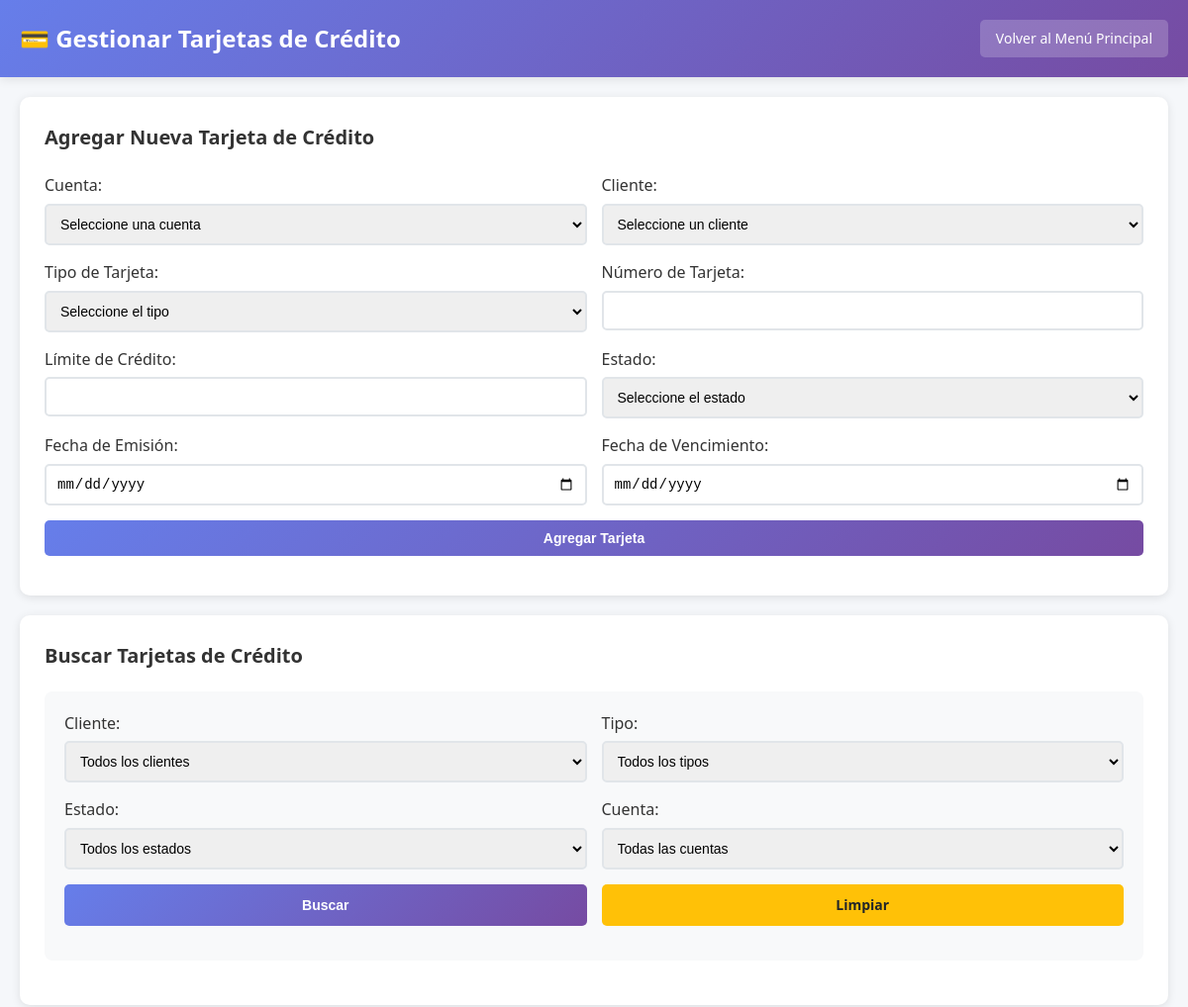
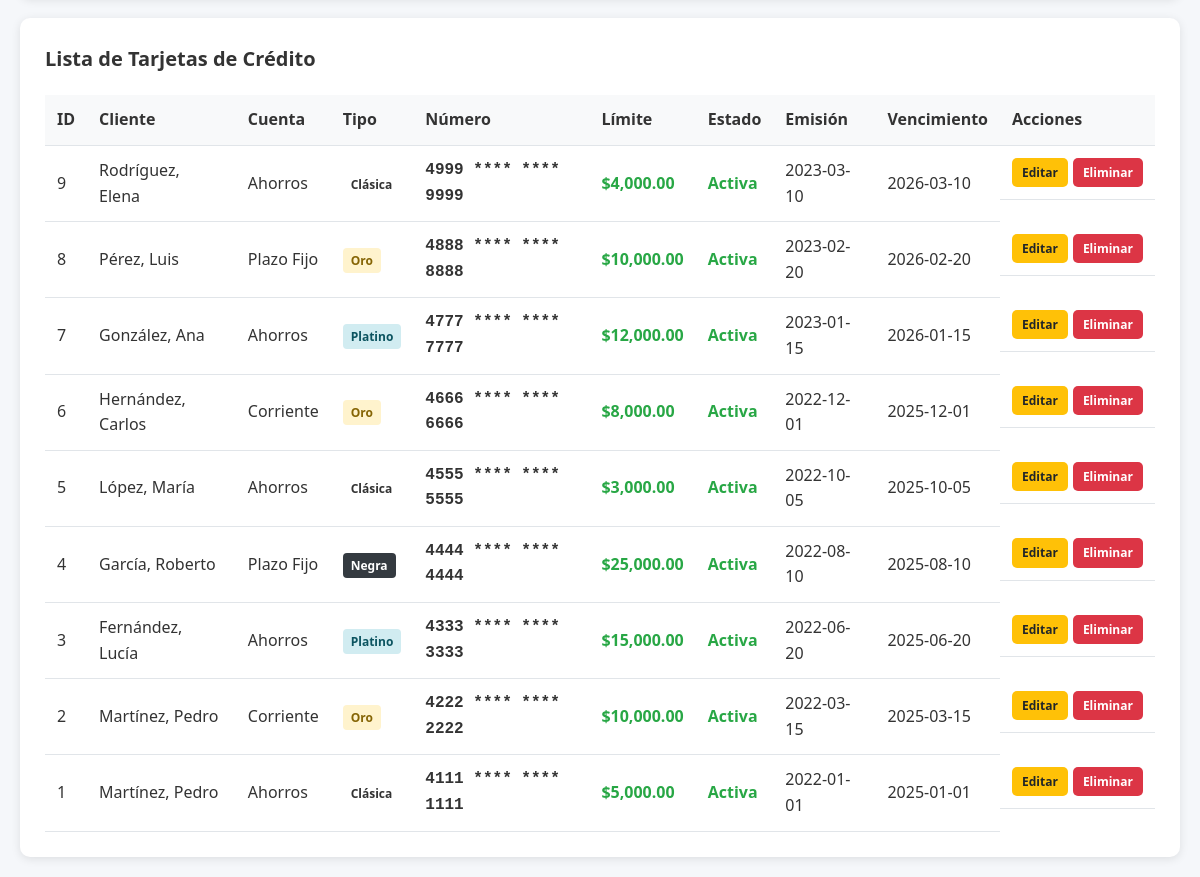
The app's page /crud_tarjetas_credito.php (signed in) with its own data (2 pictures, top to bottom).
### tables this page shows
CREATE TABLE TarjetaCredito (
    tarjeta_id INT AUTO_INCREMENT PRIMARY KEY,
    cuenta_id INT NOT NULL,
    cliente_id INT NOT NULL,
    tipo ENUM('Clásica', 'Oro', 'Platino', 'Negra') NOT NULL,
    numero VARCHAR(16) UNIQUE NOT NULL,
    limite_credito DECIMAL(15,2) NOT NULL,
    fecha_emision DATE NOT NULL,
    fecha_vencimiento DATE NOT NULL,
    estado ENUM('Activa', 'Bloqueada', 'Cancelada') NOT NULL DEFAULT 'Activa',
    FOREIGN KEY (cuenta_id) REFERENCES Cuenta(cuenta_id) ON DELETE CASCADE,
    FOREIGN KEY (cliente_id) REFERENCES Cliente(cliente_id) ON DELETE CASCADE
);

CREATE TABLE Cliente (
    cliente_id INT AUTO_INCREMENT PRIMARY KEY,
    nombre VARCHAR(100) NOT NULL,
    apellido VARCHAR(100) NOT NULL,
    direccion VARCHAR(200),
    telefono VARCHAR(15),
    email VARCHAR(100) UNIQUE,
    fecha_registro DATE NOT NULL DEFAULT CURRENT_DATE
);

CREATE TABLE Cuenta (
    cuenta_id INT AUTO_INCREMENT PRIMARY KEY,
    cliente_id INT NOT NULL,
    sucursal_id INT NOT NULL,
    empleado_id INT NOT NULL,
    tipo ENUM('Ahorros', 'Corriente', 'Plazo Fijo') NOT NULL,
    saldo DECIMAL(15,2) NOT NULL DEFAULT 0.00,
    fecha_apertura DATE NOT NULL DEFAULT CURRENT_DATE,
    estado ENUM('Activa', 'Inactiva', 'Bloqueada') NOT NULL DEFAULT 'Activa',
    FOREIGN KEY (cliente_id) REFERENCES Cliente(cliente_id) ON DELETE CASCADE,
    FOREIGN KEY (sucursal_id) REFERENCES Sucursal(sucursal_id) ON DELETE CASCADE,
    FOREIGN KEY (empleado_id) REFERENCES Empleado(empleado_id) ON DELETE CASCADE
);

### config.php (called while the page is built, shortened)
<?php
function tienePermiso($rol, $accion, $tabla) {
    $matrizPermisos = [
        'Administrador' => [
            'Sucursal' => ['C', 'R', 'U', 'D'],
            'Empleado' => ['C', 'R', 'U', 'D'],
            'Cliente' => ['C', 'R', 'U', 'D'],
            'Cuenta' => ['C', 'R', 'U', 'D'],
            'Transaccion' => ['C', 'R', 'U', 'D'],
            'Prestamo' => ['C', 'R', 'U', 'D'],
            'TarjetaCredito' => ['C', 'R', 'U', 'D'],
            'Usuario' => ['C', 'R', 'U', 'D']
        ],
        'Desarrollador' => [
            'Cuenta' => ['C', 'R', 'U', 'D'],
            'Transaccion' => ['C', 'R', 'U', 'D'],
            'TarjetaCredito' => ['C', 'R', 'U', 'D'],
            'Cliente' => ['R'],
            'Empleado' => ['R']
        ],
        'Supervisor' => [
            'Cuenta' => ['R'],
            'Transaccion' => ['R'],
            'Prestamo' => ['R'],
            'TarjetaCredito' => ['R'],
            'Cliente' => ['R']
        ]
    ];
    return isset($matrizPermisos[$rol][$tabla]) && in_array($accion, $matrizPermisos[$rol][$tabla]);
}
?>

### crud_tarjetas_credito.php (the view, shortened to what this page needs)
<?php
require_once 'config.php';
$rol = $_SESSION['rol'];
$where_clause = "1=1";
$tarjeta_editar = null;
$sql = "SELECT tc.*,
               c.tipo as cuenta_tipo,
               cl.nombre as cliente_nombre, cl.apellido as cliente_apellido
        FROM TarjetaCredito tc
        LEFT JOIN Cuenta c ON tc.cuenta_id = c.cuenta_id
        LEFT JOIN Cliente cl ON tc.cliente_id = cl.cliente_id
        WHERE $where_clause ORDER BY tc.fecha_emision DESC";
$stmt = $conn->prepare($sql);
$stmt->execute();
$result = $stmt->get_result();
$tarjetas = $result->fetch_all(MYSQLI_ASSOC);
function enmascararNumero($numero) {
    return substr($numero, 0, 4) . ' **** **** ' . substr($numero, -4);
}
?>
<!DOCTYPE html>
<html lang="es">
<head>
</head>
<body>
    <div class="header">
        <div class="header-content">
            <h1>💳 Gestionar Tarjetas de Crédito</h1>
            <a href="index.php" class="back-btn">Volver al Menú Principal</a>
        </div>
    </div>
    <div class="container">
        <?php if (tienePermiso($rol, 'C', 'TarjetaCredito') || tienePermiso($rol, 'U', 'TarjetaCredito')): ?>
        <div class="form-section">
            <h2><?php echo $tarjeta_editar ? 'Editar Tarjeta de Crédito' : 'Agregar Nueva Tarjeta de Crédito'; ?></h2>
            <form method="POST">
                <div class="form-row">
                    <div class="form-group">
                        <label for="cuenta_id">Cuenta:</label>
                        <select id="cuenta_id" name="cuenta_id" required>
                            <option value="">Seleccione una cuenta</option>
                        </select>
                    </div>
                    <div class="form-group">
                        <label for="cliente_id">Cliente:</label>
                        <select id="cliente_id" name="cliente_id" required>
                            <option value="">Seleccione un cliente</option>
                        </select>
                    </div>
                </div>
                <div class="form-row">
                    <div class="form-group">
                        <label for="tipo">Tipo de Tarjeta:</label>
                        <select id="tipo" name="tipo" required>
                            <option value="">Seleccione el tipo</option>
                        </select>
                    </div>
                    <div class="form-group">
                        <label for="numero">Número de Tarjeta:</label>
                        <input type="text" id="numero" name="numero" maxlength="16" pattern="\d{16}" value="<?php echo $tarjeta_editar ? htmlspecialchars($tarjeta_editar['numero']) : ''; ?>" required>
                    </div>
                </div>
                <div class="form-row">
                    <div class="form-group">
                        <label for="limite_credito">Límite de Crédito:</label>
                        <input type="number" id="limite_credito" name="limite_credito" step="0.01" min="0" value="<?php echo $tarjeta_editar ? $tarjeta_editar['limite_credito'] : ''; ?>" required>
                    </div>
                    <div class="form-group">
                        <label for="estado">Estado:</label>
                        <select id="estado" name="estado" required>
                            <option value="">Seleccione el estado</option>
                        </select>
                    </div>
                </div>
                <div class="form-row">
                    <div class="form-group">
                        <label for="fecha_emision">Fecha de Emisión:</label>
                        <input type="date" id="fecha_emision" name="fecha_emision" value="<?php echo $tarjeta_editar ? $tarjeta_editar['fecha_emision'] : ''; ?>" required>
                    </div>
                    <div class="form-group">
                        <label for="fecha_vencimiento">Fecha de Vencimiento:</label>
                        <input type="date" id="fecha_vencimiento" name="fecha_vencimiento" value="<?php echo $tarjeta_editar ? $tarjeta_editar['fecha_vencimiento'] : ''; ?>" required>
                    </div>
                </div>
                <div class="form-row">
                    <?php if ($tarjeta_editar): ?>
                        <button type="submit" name="editar" class="btn btn-primary">Actualizar Tarjeta</button>
                        <a href="crud_tarjetas_credito.php" class="btn btn-warning">Cancelar</a>
                    <?php else: ?>
                        <button type="submit" name="agregar" class="btn btn-primary">Agregar Tarjeta</button>
                    <?php endif; ?>
                </div>
            </form>
        </div>
        <?php endif; ?>
        <div class="form-section">
            <h2>Buscar Tarjetas de Crédito</h2>
            <form method="POST" class="search-form">
                <div class="form-row">
                    <div class="form-group">
                        <label for="cliente_id_buscar">Cliente:</label>
                        <select id="cliente_id_buscar" name="cliente_id">
                            <option value="">Todos los clientes</option>
                        </select>
                    </div>
                    <div class="form-group">
                        <label for="tipo_buscar">Tipo:</label>
                        <select id="tipo_buscar" name="tipo">
                            <option value="">Todos los tipos</option>
                        </select>
                    </div>
                </div>
                <div class="form-row">
                    <div class="form-group">
                        <label for="estado_buscar">Estado:</label>
                        <select id="estado_buscar" name="estado">
                            <option value="">Todos los estados</option>
                        </select>
                    </div>
                    <div class="form-group">
                        <label for="cuenta_id_buscar">Cuenta:</label>
                        <select id="cuenta_id_buscar" name="cuenta_id">
                            <option value="">Todas las cuentas</option>
                        </select>
                    </div>
                </div>
                <div class="form-row">
                    <button type="submit" name="buscar" class="btn btn-primary">Buscar</button>
                    <a href="crud_tarjetas_credito.php" class="btn btn-warning">Limpiar</a>
                </div>
            </form>
        </div>
        <div class="table-section">
            <h2>Lista de Tarjetas de Crédito</h2>
            <table>
                <thead>
                    <tr>
                        <th>ID</th>
                        <th>Cliente</th>
                        <th>Cuenta</th>
                        <th>Tipo</th>
                        <th>Número</th>
                        <th>Límite</th>
                        <th>Estado</th>
                        <th>Emisión</th>
                        <th>Vencimiento</th>
                        <th>Acciones</th>
                    </tr>
                </thead>
                <tbody>
                    <?php if (empty($tarjetas)): ?>
                        <tr>
                            <td colspan="10" style="text-align: center; color: #666;">No se encontraron tarjetas de crédito.</td>
                        </tr>
                    <?php else: ?>
                        <?php foreach ($tarjetas as $tarjeta): ?>
                            <tr>
                                <td><?php echo htmlspecialchars($tarjeta['tarjeta_id']); ?></td>
                                <td><?php echo htmlspecialchars($tarjeta['cliente_apellido'] . ', ' . $tarjeta['cliente_nombre']); ?></td>
                                <td><?php echo htmlspecialchars($tarjeta['cuenta_tipo']); ?></td>
                                <td>
                                    <span class="tipo-tarjeta tipo-<?php echo strtolower($tarjeta['tipo']); ?>">
                                        <?php echo htmlspecialchars($tarjeta['tipo']); ?>
                                    </span>
                                </td>
                                <td class="numero-tarjeta"><?php echo enmascararNumero($tarjeta['numero']); ?></td>
                                <td class="limite-credito">$<?php echo number_format($tarjeta['limite_credito'], 2); ?></td>
                                <td class="estado-<?php echo strtolower($tarjeta['estado']); ?>"><?php echo htmlspecialchars($tarjeta['estado']); ?></td>
                                <td><?php echo htmlspecialchars($tarjeta['fecha_emision']); ?></td>
                                <td><?php echo htmlspecialchars($tarjeta['fecha_vencimiento']); ?></td>
                                <td class="actions">
                                    <?php if (tienePermiso($rol, 'U', 'TarjetaCredito')): ?>
                                        <a href="?editar=<?php echo $tarjeta['tarjeta_id']; ?>" class="btn btn-warning btn-sm">Editar</a>
                                    <?php endif; ?>
                                    <?php if (tienePermiso($rol, 'D', 'TarjetaCredito')): ?>
                                        <a href="?eliminar=<?php echo $tarjeta['tarjeta_id']; ?>" class="btn btn-danger btn-sm" onclick="return confirm('¿Está seguro de que desea eliminar esta tarjeta de crédito?')">Eliminar</a>
                                    <?php endif; ?>
                                </td>
                            </tr>
                        <?php endforeach; ?>
                    <?php endif; ?>
                </tbody>
            </table>
        </div>
    </div>
</body>
</html>

### crud_tarjetas_credito.php (style rules this page uses)
* { margin: 0; padding: 0; box-sizing: border-box; }
body { font-family: 'Segoe UI', Tahoma, Geneva, Verdana, sans-serif; background: #f5f7fa; color: #333; line-height: 1.6; }
.header { background: linear-gradient(135deg, #667eea 0%, #764ba2 100%); color: white; padding: 20px 0; box-shadow: 0 2px 10px rgba(0,0,0,0.1); }
.header-content { max-width: 1200px; margin: 0 auto; padding: 0 20px; display: flex; justify-content: space-between; align-items: center; }
.header h1 { font-size: 24px; font-weight: 600; }
.back-btn { background: rgba(255,255,255,0.2); color: white; border: none; padding: 8px 16px; border-radius: 5px; cursor: pointer; text-decoration: none; font-size: 14px; transition: background 0.3s ease; }
.container { max-width: 1200px; margin: 0 auto; padding: 20px; }
.form-section { background: white; padding: 25px; border-radius: 10px; box-shadow: 0 2px 10px rgba(0,0,0,0.1); margin-bottom: 20px; }
.form-section h2 { color: #333; margin-bottom: 20px; font-size: 20px; }
.form-row { display: grid; grid-template-columns: repeat(auto-fit, minmax(250px, 1fr)); gap: 15px; margin-bottom: 15px; }
.form-group { display: flex; flex-direction: column; }
.form-group label { margin-bottom: 5px; font-weight: 500; color: #333; }
.form-group input, .form-group select { padding: 10px; border: 2px solid #e1e5e9; border-radius: 5px; font-size: 14px; transition: border-color 0.3s ease; }
.btn { padding: 10px 20px; border: none; border-radius: 5px; cursor: pointer; font-size: 14px; font-weight: 600; transition: all 0.3s ease; text-decoration: none; display: inline-block; text-align: center; }
.btn-primary { background: linear-gradient(135deg, #667eea 0%, #764ba2 100%); color: white; }
.btn-danger { background: #dc3545; color: white; }
.btn-warning { background: #ffc107; color: #212529; }
.table-section { background: white; padding: 25px; border-radius: 10px; box-shadow: 0 2px 10px rgba(0,0,0,0.1); }
.table-section h2 { color: #333; margin-bottom: 20px; font-size: 20px; }
.search-form { background: #f8f9fa; padding: 20px; border-radius: 8px; margin-bottom: 20px; }
table { width: 100%; border-collapse: collapse; margin-top: 20px; }
th, td { padding: 12px; text-align: left; border-bottom: 1px solid #e1e5e9; }
th { background: #f8f9fa; font-weight: 600; color: #333; }
.actions { display: flex; gap: 5px; }
.btn-sm { padding: 5px 10px; font-size: 12px; }
.limite-credito { font-weight: 600; color: #28a745; }
.tipo-tarjeta { padding: 4px 8px; border-radius: 4px; font-size: 12px; font-weight: 600; }
.tipo-oro { background: #fff3cd; color: #856404; }
.tipo-platino { background: #d1ecf1; color: #0c5460; }
.tipo-negra { background: #343a40; color: white; }
.estado-activa { color: #28a745; font-weight: 600; }
.numero-tarjeta { font-family: 'Courier New', monospace; font-weight: 600; }

### records on screen
tarjetacredito: tarjeta_id "9", cliente.nombre "Rodríguez, Elena", cuenta.tipo "Ahorros", tipo "Clásica", numero "4999 **** **** 9999", limite_credito "4,000.00", estado "Activa", fecha_emision "2023-03-10", fecha_vencimiento "2026-03-10"
tarjetacredito: tarjeta_id "8", cliente.nombre "Pérez, Luis", cuenta.tipo "Plazo Fijo", tipo "Oro", numero "4888 **** **** 8888", limite_credito "10,000.00", estado "Activa", fecha_emision "2023-02-20", fecha_vencimiento "2026-02-20"
tarjetacredito: tarjeta_id "7", cliente.nombre "González, Ana", cuenta.tipo "Ahorros", tipo "Platino", numero "4777 **** **** 7777", limite_credito "12,000.00", estado "Activa", fecha_emision "2023-01-15", fecha_vencimiento "2026-01-15"
tarjetacredito: tarjeta_id "6", cliente.nombre "Hernández, Carlos", cuenta.tipo "Corriente", tipo "Oro", numero "4666 **** **** 6666", limite_credito "8,000.00", estado "Activa", fecha_emision "2022-12-01", fecha_vencimiento "2025-12-01"
tarjetacredito: tarjeta_id "5", cliente.nombre "López, María", cuenta.tipo "Ahorros", tipo "Clásica", numero "4555 **** **** 5555", limite_credito "3,000.00", estado "Activa", fecha_emision "2022-10-05", fecha_vencimiento "2025-10-05"
tarjetacredito: tarjeta_id "4", cliente.nombre "García, Roberto", cuenta.tipo "Plazo Fijo", tipo "Negra", numero "4444 **** **** 4444", limite_credito "25,000.00", estado "Activa", fecha_emision "2022-08-10", fecha_vencimiento "2025-08-10"
tarjetacredito: tarjeta_id "3", cliente.nombre "Fernández, Lucía", cuenta.tipo "Ahorros", tipo "Platino", numero "4333 **** **** 3333", limite_credito "15,000.00", estado "Activa", fecha_emision "2022-06-20", fecha_vencimiento "2025-06-20"
tarjetacredito: tarjeta_id "2", cliente.nombre "Martínez, Pedro", cuenta.tipo "Corriente", tipo "Oro", numero "4222 **** **** 2222", limite_credito "10,000.00", estado "Activa", fecha_emision "2022-03-15", fecha_vencimiento "2025-03-15"
tarjetacredito: tarjeta_id "1", cliente.nombre "Martínez, Pedro", cuenta.tipo "Ahorros", tipo "Clásica", numero "4111 **** **** 1111", limite_credito "5,000.00", estado "Activa", fecha_emision "2022-01-01", fecha_vencimiento "2025-01-01"
